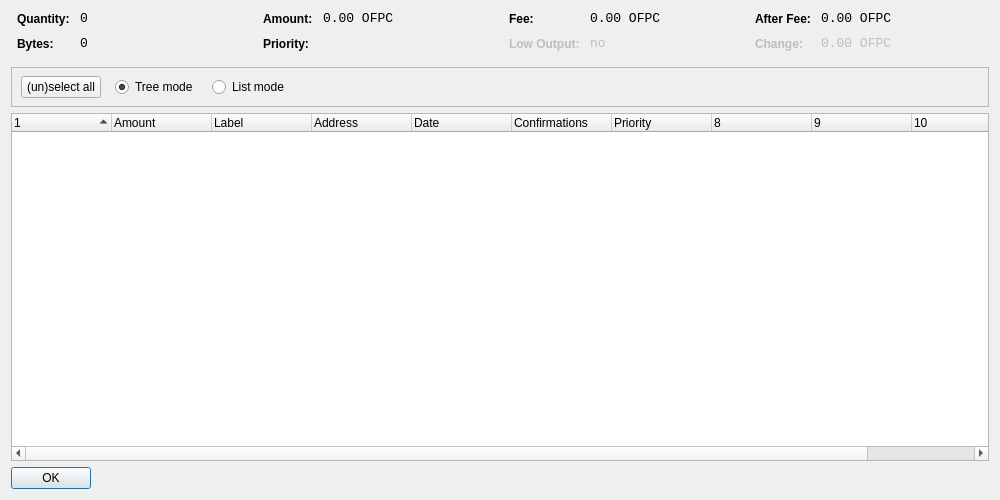
<?xml version="1.0" encoding="UTF-8"?>
<ui version="4.0">
 <class>CoinControlDialog</class>
 <widget class="QDialog" name="CoinControlDialog">
  <property name="geometry">
   <rect>
    <x>0</x>
    <y>0</y>
    <width>1000</width>
    <height>500</height>
   </rect>
  </property>
  <property name="windowTitle">
   <string>Coin Control</string>
  </property>
  <layout class="QVBoxLayout" name="verticalLayout">
   <item>
    <layout class="QHBoxLayout" name="horizontalLayoutTop" stretch="0,0,0,0">
     <property name="topMargin">
      <number>0</number>
     </property>
     <property name="bottomMargin">
      <number>10</number>
     </property>
     <item>
      <layout class="QFormLayout" name="formLayoutCoinControl1">
       <property name="horizontalSpacing">
        <number>10</number>
       </property>
       <property name="verticalSpacing">
        <number>10</number>
       </property>
       <property name="leftMargin">
        <number>6</number>
       </property>
       <property name="rightMargin">
        <number>6</number>
       </property>
       <item row="0" column="0">
        <widget class="QLabel" name="labelCoinControlQuantityText">
         <property name="styleSheet">
          <string notr="true">font-weight:bold;</string>
         </property>
         <property name="text">
          <string>Quantity:</string>
         </property>
        </widget>
       </item>
       <item row="0" column="1">
        <widget class="QLabel" name="labelCoinControlQuantity">
         <property name="font">
          <font>
           <family>Monospace</family>
           <pointsize>10</pointsize>
          </font>
         </property>
         <property name="cursor">
          <cursorShape>IBeamCursor</cursorShape>
         </property>
         <property name="contextMenuPolicy">
          <enum>Qt::ActionsContextMenu</enum>
         </property>
         <property name="text">
          <string notr="true">0</string>
         </property>
         <property name="textInteractionFlags">
          <set>Qt::LinksAccessibleByMouse|Qt::TextSelectableByKeyboard|Qt::TextSelectableByMouse</set>
         </property>
        </widget>
       </item>
       <item row="1" column="0">
        <widget class="QLabel" name="labelCoinControlBytesText">
         <property name="styleSheet">
          <string notr="true">font-weight:bold;</string>
         </property>
         <property name="text">
          <string>Bytes:</string>
         </property>
        </widget>
       </item>
       <item row="1" column="1">
        <widget class="QLabel" name="labelCoinControlBytes">
         <property name="font">
          <font>
           <family>Monospace</family>
           <pointsize>10</pointsize>
          </font>
         </property>
         <property name="cursor">
          <cursorShape>IBeamCursor</cursorShape>
         </property>
         <property name="contextMenuPolicy">
          <enum>Qt::ActionsContextMenu</enum>
         </property>
         <property name="text">
          <string notr="true">0</string>
         </property>
         <property name="textInteractionFlags">
          <set>Qt::LinksAccessibleByMouse|Qt::TextSelectableByKeyboard|Qt::TextSelectableByMouse</set>
         </property>
        </widget>
       </item>
      </layout>
     </item>
     <item>
      <layout class="QFormLayout" name="formLayoutCoinControl2">
       <property name="horizontalSpacing">
        <number>10</number>
       </property>
       <property name="verticalSpacing">
        <number>10</number>
       </property>
       <property name="leftMargin">
        <number>6</number>
       </property>
       <property name="rightMargin">
        <number>6</number>
       </property>
       <item row="0" column="0">
        <widget class="QLabel" name="labelCoinControlAmountText">
         <property name="styleSheet">
          <string notr="true">font-weight:bold;</string>
         </property>
         <property name="text">
          <string>Amount:</string>
         </property>
        </widget>
       </item>
       <item row="0" column="1">
        <widget class="QLabel" name="labelCoinControlAmount">
         <property name="font">
          <font>
           <family>Monospace</family>
           <pointsize>10</pointsize>
          </font>
         </property>
         <property name="cursor">
          <cursorShape>IBeamCursor</cursorShape>
         </property>
         <property name="contextMenuPolicy">
          <enum>Qt::ActionsContextMenu</enum>
         </property>
         <property name="text">
          <string notr="true">0.00 OFPC</string>
         </property>
         <property name="textInteractionFlags">
          <set>Qt::LinksAccessibleByMouse|Qt::TextSelectableByKeyboard|Qt::TextSelectableByMouse</set>
         </property>
        </widget>
       </item>
       <item row="1" column="0">
        <widget class="QLabel" name="labelCoinControlPriorityText">
         <property name="styleSheet">
          <string notr="true">font-weight:bold;</string>
         </property>
         <property name="text">
          <string>Priority:</string>
         </property>
        </widget>
       </item>
       <item row="1" column="1">
        <widget class="QLabel" name="labelCoinControlPriority">
         <property name="font">
          <font>
           <family>Monospace</family>
           <pointsize>10</pointsize>
          </font>
         </property>
         <property name="cursor">
          <cursorShape>IBeamCursor</cursorShape>
         </property>
         <property name="contextMenuPolicy">
          <enum>Qt::ActionsContextMenu</enum>
         </property>
         <property name="text">
          <string/>
         </property>
         <property name="textInteractionFlags">
          <set>Qt::LinksAccessibleByMouse|Qt::TextSelectableByKeyboard|Qt::TextSelectableByMouse</set>
         </property>
        </widget>
       </item>
      </layout>
     </item>
     <item>
      <layout class="QFormLayout" name="formLayoutCoinControl3">
       <property name="horizontalSpacing">
        <number>10</number>
       </property>
       <property name="verticalSpacing">
        <number>10</number>
       </property>
       <property name="leftMargin">
        <number>6</number>
       </property>
       <property name="rightMargin">
        <number>6</number>
       </property>
       <item row="0" column="0">
        <widget class="QLabel" name="labelCoinControlFeeText">
         <property name="styleSheet">
          <string notr="true">font-weight:bold;</string>
         </property>
         <property name="text">
          <string>Fee:</string>
         </property>
        </widget>
       </item>
       <item row="0" column="1">
        <widget class="QLabel" name="labelCoinControlFee">
         <property name="font">
          <font>
           <family>Monospace</family>
           <pointsize>10</pointsize>
          </font>
         </property>
         <property name="cursor">
          <cursorShape>IBeamCursor</cursorShape>
         </property>
         <property name="contextMenuPolicy">
          <enum>Qt::ActionsContextMenu</enum>
         </property>
         <property name="text">
          <string notr="true">0.00 OFPC</string>
         </property>
         <property name="textInteractionFlags">
          <set>Qt::LinksAccessibleByMouse|Qt::TextSelectableByKeyboard|Qt::TextSelectableByMouse</set>
         </property>
        </widget>
       </item>
       <item row="1" column="0">
        <widget class="QLabel" name="labelCoinControlLowOutputText">
         <property name="enabled">
          <bool>false</bool>
         </property>
         <property name="styleSheet">
          <string notr="true">font-weight:bold;</string>
         </property>
         <property name="text">
          <string>Low Output:</string>
         </property>
        </widget>
       </item>
       <item row="1" column="1">
        <widget class="QLabel" name="labelCoinControlLowOutput">
         <property name="enabled">
          <bool>false</bool>
         </property>
         <property name="font">
          <font>
           <family>Monospace</family>
           <pointsize>10</pointsize>
          </font>
         </property>
         <property name="cursor">
          <cursorShape>IBeamCursor</cursorShape>
         </property>
         <property name="contextMenuPolicy">
          <enum>Qt::ActionsContextMenu</enum>
         </property>
         <property name="text">
          <string notr="true">no</string>
         </property>
         <property name="textInteractionFlags">
          <set>Qt::LinksAccessibleByMouse|Qt::TextSelectableByKeyboard|Qt::TextSelectableByMouse</set>
         </property>
        </widget>
       </item>
      </layout>
     </item>
     <item>
      <layout class="QFormLayout" name="formLayoutCoinControl4">
       <property name="horizontalSpacing">
        <number>10</number>
       </property>
       <property name="verticalSpacing">
        <number>10</number>
       </property>
       <property name="leftMargin">
        <number>6</number>
       </property>
       <property name="rightMargin">
        <number>6</number>
       </property>
       <item row="0" column="0">
        <widget class="QLabel" name="labelCoinControlAfterFeeText">
         <property name="styleSheet">
          <string notr="true">font-weight:bold;</string>
         </property>
         <property name="text">
          <string>After Fee:</string>
         </property>
        </widget>
       </item>
       <item row="0" column="1">
        <widget class="QLabel" name="labelCoinControlAfterFee">
         <property name="font">
          <font>
           <family>Monospace</family>
           <pointsize>10</pointsize>
          </font>
         </property>
         <property name="cursor">
          <cursorShape>IBeamCursor</cursorShape>
         </property>
         <property name="contextMenuPolicy">
          <enum>Qt::ActionsContextMenu</enum>
         </property>
         <property name="text">
          <string notr="true">0.00 OFPC</string>
         </property>
         <property name="textInteractionFlags">
          <set>Qt::LinksAccessibleByMouse|Qt::TextSelectableByKeyboard|Qt::TextSelectableByMouse</set>
         </property>
        </widget>
       </item>
       <item row="1" column="0">
        <widget class="QLabel" name="labelCoinControlChangeText">
         <property name="enabled">
          <bool>false</bool>
         </property>
         <property name="styleSheet">
          <string notr="true">font-weight:bold;</string>
         </property>
         <property name="text">
          <string>Change:</string>
         </property>
        </widget>
       </item>
       <item row="1" column="1">
        <widget class="QLabel" name="labelCoinControlChange">
         <property name="enabled">
          <bool>false</bool>
         </property>
         <property name="font">
          <font>
           <family>Monospace</family>
           <pointsize>10</pointsize>
          </font>
         </property>
         <property name="cursor">
          <cursorShape>IBeamCursor</cursorShape>
         </property>
         <property name="contextMenuPolicy">
          <enum>Qt::ActionsContextMenu</enum>
         </property>
         <property name="text">
          <string notr="true">0.00 OFPC</string>
         </property>
         <property name="textInteractionFlags">
          <set>Qt::LinksAccessibleByMouse|Qt::TextSelectableByKeyboard|Qt::TextSelectableByMouse</set>
         </property>
        </widget>
       </item>
      </layout>
     </item>
    </layout>
   </item>
   <item>
    <widget class="QFrame" name="frame">
     <property name="minimumSize">
      <size>
       <width>0</width>
       <height>40</height>
      </size>
     </property>
     <property name="frameShape">
      <enum>QFrame::StyledPanel</enum>
     </property>
     <property name="frameShadow">
      <enum>QFrame::Sunken</enum>
     </property>
     <widget class="QWidget" name="horizontalLayoutWidget">
      <property name="geometry">
       <rect>
        <x>10</x>
        <y>0</y>
        <width>781</width>
        <height>41</height>
       </rect>
      </property>
      <layout class="QHBoxLayout" name="horizontalLayoutPanel" stretch="0,0,0,0,0">
       <property name="spacing">
        <number>14</number>
       </property>
       <item>
        <widget class="QPushButton" name="pushButtonSelectAll">
         <property name="sizePolicy">
          <sizepolicy hsizetype="Maximum" vsizetype="Fixed">
           <horstretch>0</horstretch>
           <verstretch>0</verstretch>
          </sizepolicy>
         </property>
         <property name="text">
          <string>(un)select all</string>
         </property>
        </widget>
       </item>
       <item>
        <widget class="QRadioButton" name="radioTreeMode">
         <property name="sizePolicy">
          <sizepolicy hsizetype="Maximum" vsizetype="Fixed">
           <horstretch>0</horstretch>
           <verstretch>0</verstretch>
          </sizepolicy>
         </property>
         <property name="text">
          <string>Tree mode</string>
         </property>
         <property name="checked">
          <bool>true</bool>
         </property>
        </widget>
       </item>
       <item>
        <widget class="QRadioButton" name="radioListMode">
         <property name="sizePolicy">
          <sizepolicy hsizetype="Maximum" vsizetype="Fixed">
           <horstretch>0</horstretch>
           <verstretch>0</verstretch>
          </sizepolicy>
         </property>
         <property name="text">
          <string>List mode</string>
         </property>
        </widget>
       </item>
       <item>
        <spacer name="horizontalSpacer">
         <property name="orientation">
          <enum>Qt::Horizontal</enum>
         </property>
         <property name="sizeHint" stdset="0">
          <size>
           <width>40</width>
           <height>20</height>
          </size>
         </property>
        </spacer>
       </item>
      </layout>
     </widget>
    </widget>
   </item>
   <item>
    <widget class="CoinControlTreeWidget" name="treeWidget">
     <property name="contextMenuPolicy">
      <enum>Qt::CustomContextMenu</enum>
     </property>
     <property name="sortingEnabled">
      <bool>false</bool>
     </property>
     <property name="columnCount">
      <number>11</number>
     </property>
     <attribute name="headerShowSortIndicator" stdset="0">
      <bool>true</bool>
     </attribute>
     <attribute name="headerStretchLastSection">
      <bool>false</bool>
     </attribute>
     <column>
      <property name="text">
       <string/>
      </property>
     </column>
     <column>
      <property name="text">
       <string>Amount</string>
      </property>
     </column>
     <column>
      <property name="text">
       <string>Label</string>
      </property>
     </column>
     <column>
      <property name="text">
       <string>Address</string>
      </property>
     </column>
     <column>
      <property name="text">
       <string>Date</string>
      </property>
     </column>
     <column>
      <property name="text">
       <string>Confirmations</string>
      </property>
      <property name="toolTip">
       <string>Confirmed</string>
      </property>
     </column>
     <column>
      <property name="text">
       <string>Priority</string>
      </property>
     </column>
     <column>
      <property name="text">
       <string/>
      </property>
     </column>
     <column>
      <property name="text">
       <string/>
      </property>
     </column>
     <column>
      <property name="text">
       <string/>
      </property>
     </column>
     <column>
      <property name="text">
       <string/>
      </property>
     </column>
    </widget>
   </item>
   <item>
    <widget class="QDialogButtonBox" name="buttonBox">
     <property name="sizePolicy">
      <sizepolicy hsizetype="Maximum" vsizetype="Fixed">
       <horstretch>0</horstretch>
       <verstretch>0</verstretch>
      </sizepolicy>
     </property>
     <property name="orientation">
      <enum>Qt::Horizontal</enum>
     </property>
     <property name="standardButtons">
      <set>QDialogButtonBox::Ok</set>
     </property>
    </widget>
   </item>
  </layout>
 </widget>
 <customwidgets>
  <customwidget>
   <class>CoinControlTreeWidget</class>
   <extends>QTreeWidget</extends>
   <header>coincontroltreewidget.h</header>
  </customwidget>
 </customwidgets>
 <resources/>
 <connections/>
</ui>
